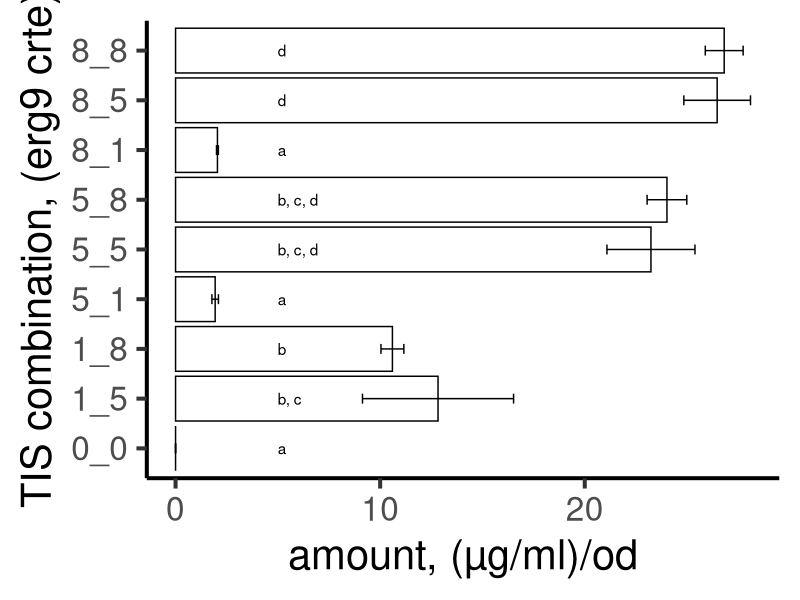
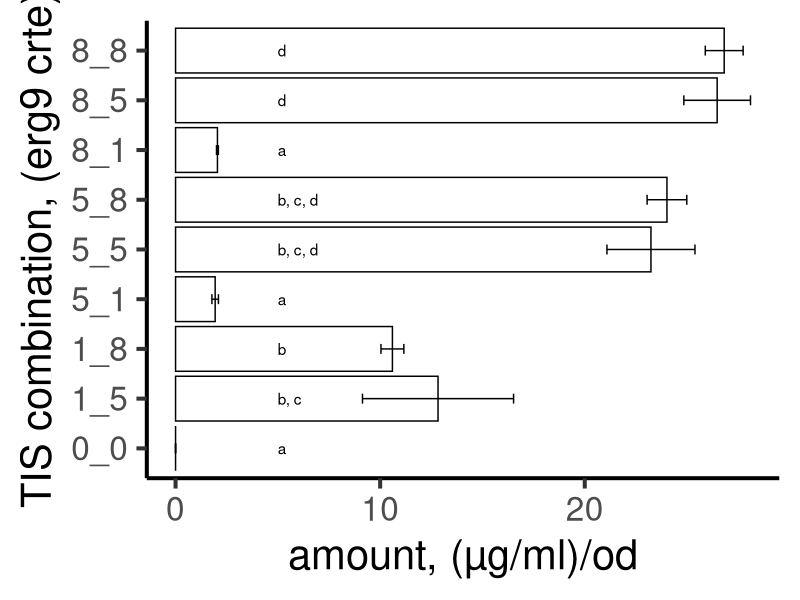

These charts were generated, in order, by the following R code:
library(tidyverse)
library(stringr)
library(here)
theme_set(theme_classic(30))

strain_description <- read_csv(here('data','strain_description.csv')) %>%
  filter(plate == "yp15", description != "empty", description != "media") %>%
  mutate(description = ifelse(description == "CEN.PK113-7D","0_0_0",description),
         well = str_c(row,column),
         erg9 = map_chr(description, ~ strsplit(.x, "_")[[1]][1]),
         crte = map_chr(description, ~ strsplit(.x, "_")[[1]][3]),
         erg9 = plyr::mapvalues(erg9, c("TGATAT","TAGGTT","TCGGTC"), c(1,5,8)),
         crte = plyr::mapvalues(crte, c("TGATAT","TAGGTT","TCGGTC"), c(1,5,8)),
         description = str_c(erg9,crte,sep="_")) %>%
  left_join(read_csv(here('data','platereader.csv')), by = c("hour","plate","row","column","well"))

by_well <- strain_description %>%
  left_join(read_csv(here('data','HPLC.csv')) %>% filter(date == "2018-05-16"), by = c("hour","plate","row","column", "well")) %>%
  mutate(od = od*10,
         amount = (amount * 5)/od)

strain_description$description <- factor(strain_description$description, levels = c("0_0","1_1","1_5","1_8","5_1","5_5","5_8","8_1","8_5","8_8"))
by_well %>%
  group_by(description) %>%
  summarise(amount_mean = mean(amount),
            amount_se  = sd(amount) / sqrt(n())) %>%
  ggplot(mapping = aes(x=description, y=amount_mean)) +
  geom_bar(stat="identity", fill = "white", colour = "black") +
  geom_errorbar(aes(ymin=amount_mean - amount_se, ymax=amount_mean + amount_se), width = 0.2) +
  labs(x = "TIS combination, (erg9 crte)", y = "amount, (µg/ml)/od") +
  coord_flip() +
  annotate("text",x=1,y=5, hjust = 0,label="a") +
  annotate("text",x=2,y=5, hjust = 0,label="b, c") +
  annotate("text",x=3,y=5, hjust = 0,label="b") +
  annotate("text",x=4,y=5, hjust = 0,label="a") +
  annotate("text",x=5,y=5, hjust = 0,label="b, c, d") +
  annotate("text",x=6,y=5, hjust = 0,label="b, c, d") +
  annotate("text",x=7,y=5, hjust = 0,label="a") +
  annotate("text",x=8,y=5, hjust = 0,label="d") +
  annotate("text",x=9,y=5, hjust = 0,label="d") +
  #annotate("text",x=10,y=5, hjust = 0,label="") +
  theme()
ggsave(here('figures','Figure 6D.pdf'), width = 7.5, height = 10, units = "in")

res.aov <- aov(amount ~ description, data = by_well)
summary(res.aov)
TukeyHSD(res.aov)

